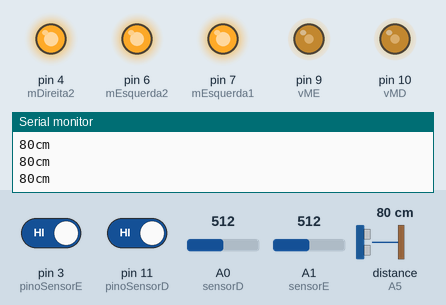
This sketch was run on a simulated Arduino Uno, built with avr-gcc and run on an emulated ATmega328P. Parts: output pins drawn as LEDs (lit = HIGH), the last lines printed to the serial monitor. Wiring (inferred from the names in the program): ultrasonic range finder: trigger pin 8; echo A5. The inputs (shaded band) are chosen by the test bench; at power-on: A0 (sensorD) = 512, distance to the obstacle (sensor on A5) 80 cm, pin 3 (pinoSensorE) HIGH, pin 11 (pinoSensorD) HIGH, A1 (sensorE) = 512. The echo pulse lasts 58.3 µs per cm; pins used as bus, display or sensor lines are not drawn.

Above: at 1.2 s.
1.3 s: A0 (sensorD) set to 166
4.3 s: A0 (sensorD) set to 136
At 5.1 s:
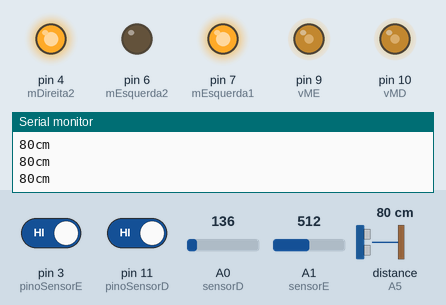
5.8 s: distance to the obstacle (sensor on A5) set to 18 cm
7.3 s: distance to the obstacle (sensor on A5) set to 13 cm
At 8.1 s:
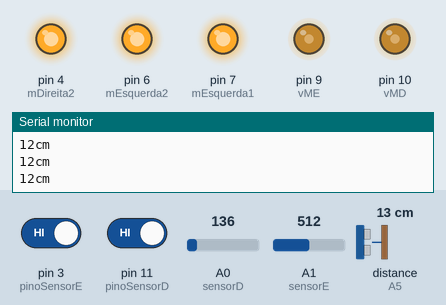
10.3 s: distance to the obstacle (sensor on A5) set to 35 cm
At 11.7 s:
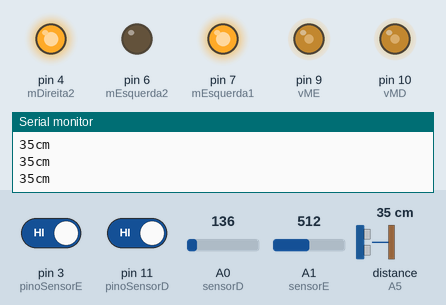
Timing chart, 0 to 13.3 s (numbered marks = the images above; inputs shaded):
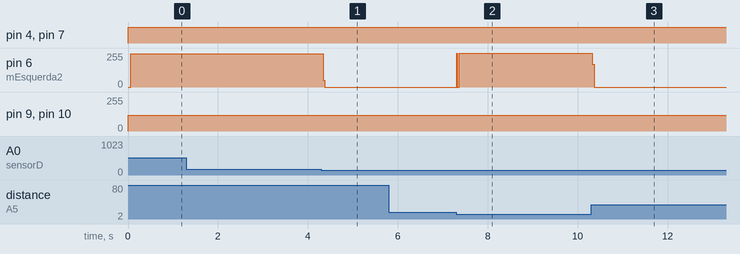

The sketch:

Vtentativa.ino
```cpp
int mEsquerda1 = 7;
int mEsquerda2 = 6;
int mDireita1 = 5;
int mDireita2 = 4;
int sensorE = A1;
int sensorD = A0;
int valorE = 0;
int valorD = 0;
int vME = 9;
int vMD = 10;
const int resposta = A5;
const int pulso = 8;
int pinoSensorD = 11;
int pinoSensorE = 3;
int NvoltasD=0;
int NvoltasE=0;


void setup() {

  Serial.begin(9600);
  pinMode(mEsquerda1, OUTPUT);
  pinMode(mEsquerda2, OUTPUT);
  pinMode(mDireita1, OUTPUT);
  pinMode(mDireita2, OUTPUT);
  pinMode(vME, OUTPUT);
  pinMode(vMD, OUTPUT);
  pinMode(pulso, OUTPUT);
  pinMode(resposta, INPUT);
  pinMode(pinoSensorE, INPUT);
  pinMode(pinoSensorD, INPUT);


}

void andarFrente(){

    digitalWrite(mEsquerda1, HIGH);
    digitalWrite(mEsquerda2, LOW);
    digitalWrite(mDireita1, LOW);
    digitalWrite(mDireita2, HIGH);
}

void parar(){
    digitalWrite(mEsquerda1, HIGH);
    digitalWrite(mEsquerda2, HIGH);
    digitalWrite(mDireita1, HIGH);
    digitalWrite(mDireita2, HIGH);
}

void direita(){
    digitalWrite(mEsquerda1, HIGH);
    digitalWrite(mEsquerda2, LOW);
    digitalWrite(mDireita1, HIGH);
    digitalWrite(mDireita2, HIGH);
}

void esquerda(){
    digitalWrite(mEsquerda1, HIGH);
    digitalWrite(mEsquerda2, HIGH);
    digitalWrite(mDireita1, LOW);
    digitalWrite(mDireita2, HIGH);
}

void velocE(){
    NvoltasE++;
    Serial.print(NvoltasE);
    Serial.println("Esquerda");
   Serial.println();
    delay(500);

}
void velocD(){
   NvoltasD++;
   Serial.print(NvoltasD);
   Serial.println("Direita");
   Serial.println();

   delay(500);

}

long calculoDistancia(long microsseconds){
  return microsseconds / 29 / 2;
}

void loop() {
  analogWrite(vME, 120);
  analogWrite(vMD, 120);
  valorE = analogRead(sensorE);
  valorD = analogRead(sensorD);

  long duracao,distancia;

  digitalWrite(pulso, LOW);
  delayMicroseconds(2);
  digitalWrite(pulso, HIGH);
  delayMicroseconds(5);
  digitalWrite(pulso, LOW);

  duracao = pulseIn(resposta, HIGH);
  distancia = calculoDistancia(duracao);

  Serial.print(distancia);
  Serial.println("cm");
  Serial.println();

   if(digitalRead(pinoSensorD)==LOW){
   velocD();

   }

   if(digitalRead(pinoSensorE)==LOW){
    velocE();
   }

   if(analogRead(sensorE)<150 && analogRead(sensorD)<150){
    andarFrente();

   }

   if(analogRead(sensorE)>150){
    direita();
   }

   if(distancia<15){
   parar();
   }

   else if(analogRead(sensorD)>150){
   esquerda();
   }

  }
```

Measured:
- the behaviour switches between 151 and 150 on A0 (sensorD) (found by bisection; images 0 and 1)
- the behaviour switches between 16 and 15 cm on distance to the obstacle (sensor on A5) (found by bisection; images 1 and 2)
- after the input at 4.3 s, pin 6 (mEsquerda2): 250/255 → 0/255 at once
- after the input at 7.3 s, pin 6 (mEsquerda2): 0/255 → 255/255 at once
- after the input at 10.3 s, pin 6 (mEsquerda2): 255/255 → 0/255 at once
